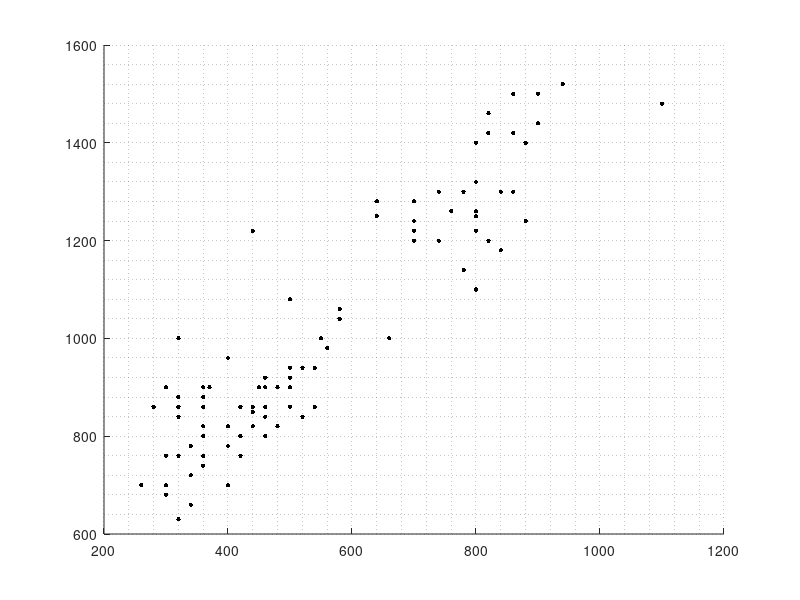

This chart was generated by the following MATLAB code: (Note: this script raises an error after producing the figure.)
%% EM

% Clasificar:
% p(clases=c | x) = ( p(x|clase=c) * P(clase=c) ) / p(x)

% Paso E:
% \gamma_c (x) = ( p(x|clase=c; \theta^{n-1}) * P(c;\theta^{n-1}) ) / p(x;\theta^{n-1})

% Paso M:
% \µ^n_c = \sum x * \gamma_c
% cov^n_c = (\sum (x-µ^n_c)*(x-µ^n_c)T * \gamma_c (x)) / sum(\gamma_c(x))
% pi_c = P(c; \theta^{n-1}) = sum(\gamma_c(x))/N


clear all
close all
%graphics_toolkit('gnuplot');
myGreen = [0 0.5 0];

a_total = load('a.txt');
o_total = load('o.txt');
u_total = load('u.txt');

%% Separo en test y train
% a
ind_perm = randperm(length(a_total));	% Entreno en cada corrida con otras muestras
a_train = a_total(ind_perm(1:35),1:2);
a_test = a_total(ind_perm(36:end),1:2);
% o
ind_perm = randperm(length(o_total));	% Entreno en cada corrida con otras muestras
o_train = o_total(ind_perm(1:35),1:2);
o_test = o_total(ind_perm(36:end),1:2);
% u
ind_perm = randperm(length(u_total));	% Entreno en cada corrida con otras muestras
u_train = u_total(ind_perm(1:35),1:2);
u_test = u_total(ind_perm(36:end),1:2);

%% Gráficos conjunto de puntos
train = [a_train;o_train;u_train];

% Hago el 'scatter' de las muestras sin clasificar
figure
hold on
plot(train(:,1), train(:,2),'k.', 'MarkerSize', 10)
grid minor
close

%% Entrenamiento:
%1) inicialización con puntos: usar 5 puntos de train con etiquetas para inicializar la media:
ma_inic = mean(a_train(1:5,:));
mo_inic = mean(o_train(1:5,:));
mu_inic = mean(u_train(1:5,:));

%2) inicialización con puntos para sigma: (igual que lda)
cova_inic = estim_sigma(a_train(1:5,:), ma_inic, 5);
covo_inic = estim_sigma(o_train(1:5,:), mo_inic, 5);
covu_inic = estim_sigma(u_train(1:5,:), mu_inic, 5);
cov_general_inic = (cova_inic + covo_inic + covu_inic)/3;

%3) inicialización con puntos para la probabilidad:
proba_inic = 1/3;
probo_inic = 1/3;
probu_inic = 1/3;

%% iteraciones:
% Medias, covarianzas y pi's de las clases
ma = ma_inic;	cova = cov_general_inic;	proba = 1/3;
mo = mo_inic;	covo = cova;	probo = 1/3;
mu = mu_inic;	covu = cova;	probu = 1/3;

% Label
real_label = [ones(length(a_train),1);2*ones(length(o_train),1);3*ones(length(u_train),1)];

likelihood(2) = -10;
likelihood(1) = -10.01;
limlike = 0.001;
n = 2;

%% Preparo el gráfico
theta = linspace(0, 2*pi, 100);
rot = [sin(theta); cos(theta)];

figure(1); hold on;
% Medias con X
plot(ma(1),ma(2), 'rx','MarkerSize',10);
plot(mo(1),mo(2),'x','color',myGreen,'MarkerSize',10);
plot(mu(1),mu(2), 'bx','MarkerSize',10);
% Puntos bien clasificados
plot(train(:,1).*(real_label==1), train(:,2).*(real_label==1), 'r.', 'MarkerSize',10);
plot(train(:,1).*(real_label==2), train(:,2).*(real_label==2), '.', 'color', myGreen, 'MarkerSize',10);
plot(train(:,1).*(real_label==3), train(:,2).*(real_label==3), 'b.', 'MarkerSize',10);
% ELIPSES
elipsea = (chol(cova)' * rot)' + ma;
elipseo = (chol(covo)' * rot)' + mo;
elipseu = (chol(covu)' * rot)' + mu;
plot(elipsea(:,1),elipsea(:,2),'r');
plot(elipseo(:,1),elipseo(:,2),'color', myGreen);
plot(elipseu(:,1),elipseu(:,2),'b');
axis tight

titles = ['Iter0'; 'Iter1'; 'Iter2'; 'Iter3'; 'Iter4'; 'Iter5'; 'Iter6'; 'Iter7'; 'Iter8'; 'Iter9'; 'Iter10'; 'Iter11'; 'Iter12'; 'Iter13'; 'Iter14'; 'Iter15'; 'Iter16'; 'Iter17'; 'Iter18'; 'Iter19'];
title(titles(1,:));

%% Iteración

bool_plot = 0;
N = length(train);

while( abs((likelihood(n-1) - likelihood(n))) > limlike && n<20)
	% %%% PASO E %%% %
	% Calculo de responsabilidades para cada muestra
	for i = 1:length(train)
		x = train(i,:);
		res(1) = mvnpdf(x, ma, cova)*proba;
		res(2) = mvnpdf(x, mo, covo)*probo;
		res(3) = mvnpdf(x, mu, covu)*probu;
		den = sum(res);

		gama(i,:) = res/den;
	end

	% %%% PASO M %%% %
	NA = sum(gama(:,1));	NO = sum(gama(:,2));	NU = sum(gama(:,3));
	% Recalculo:
	% media
	ma = sum(train.*gama(:,1))/sum(gama(:,1));
	mo = sum(train.*gama(:,2))/sum(gama(:,2));
	mu = sum(train.*gama(:,3))/sum(gama(:,3));

	% covarianza
	cova = estim_cov(train, ma, gama(:,1));
	covo = estim_cov(train, mo, gama(:,2));
	covu = estim_cov(train, mu, gama(:,3));

	% pi (probabilidad)
	proba = sum(gama(:,1))/sum(sum(gama));
	probo = NO/N;
	probu = NU/N;

	% %%% LIKELIHOOD %%% %	optimizar
	den = 0;
	for i = 1:length(train)
		x = train(i,:);
		res(1) = mvnpdf(x, ma, cova)*proba;
		res(2) = mvnpdf(x, mo, covo)*probo;
		res(3) = mvnpdf(x, mu, covu)*probu;
		den += sum(res);
	end

	%log_likelihood
	likelihood(n+1) = sum(log(den));

	if(bool_plot)
		% Gráfico
		figure(n); hold on;
		% Medias con X
		plot(mu(1),mu(2), 'bx','MarkerSize',10);
		plot(ma(1),ma(2), 'rx','MarkerSize',10);
		plot(mo(1),mo(2),'x','color',myGreen,'MarkerSize',10);
		% Puntos bien clasificados
		plot(train(:,1).*(real_label==3), train(:,2).*(real_label==3), 'b.', 'MarkerSize',10);
		plot(train(:,1).*(real_label==1), train(:,2).*(real_label==1), 'r.', 'MarkerSize',10);
		plot(train(:,1).*(real_label==2), train(:,2).*(real_label==2), '.', 'color', myGreen, 'MarkerSize',10);
		% Puntos clasificados
		scatter(train(:,1), train(:,2), 10, gama);
		% ELIPSES
		elipsea = (chol(cova)' * rot)' + ma;
		elipseo = (chol(covo)' * rot)' + mo;
		elipseu = (chol(covu)' * rot)' + mu;
		plot(elipseu(:,1),elipseu(:,2),'b');
		plot(elipsea(:,1),elipsea(:,2),'r');
		plot(elipseo(:,1),elipseo(:,2),'color', myGreen);

		axis tight
		title(titles(n,:));
	end

	n += 1;
end


%% Plots de datos tras entrenamiento
% Es el último gráfico de la iteración

%%% Plot likelihood
figure
plot(likelihood);
title('Logaritmo de la verosimilitud en función de las iteraciones');
xlabel('Iteración');
ylabel('log(likelihood)');


%% Test
test = [a_test;o_test;u_test];
test_real_label = [ones(length(a_test),1);2*ones(length(o_test),1);3*ones(length(u_test),1)];

for k=1:length(test)
		disc(k,1) = discriminante(test(k,:), ma, cova, proba);
		disc(k,2) = discriminante(test(k,:), mo, covo, probo);
		disc(k,3) = discriminante(test(k,:), mu, covu, probu);
		[a,b] = max(disc(k,:));
		test_label(k) = b;
end

% Gráfico
figure()
hold on

% Medias
plot(ma(1),ma(2), 'rx','MarkerSize',10);
plot(mo(1),mo(2),'x','color',myGreen,'MarkerSize',10);
plot(mu(1),mu(2), 'bx','MarkerSize',10);

% Puntos encontrados
plot(test(:,1).*(test_label==1)', test(:,2).*(test_label==1)', 'ro');
plot(test(:,1).*(test_label==2)', test(:,2).*(test_label==2)', 'o', 'color', myGreen);
plot(test(:,1).*(test_label==3)', test(:,2).*(test_label==3)', 'bo');

% Puntos reales
plot(test(:,1).*(test_real_label==1), test(:,2).*(test_real_label==1), 'r.');
plot(test(:,1).*(test_real_label==2), test(:,2).*(test_real_label==2), '.', 'color', myGreen);
plot(test(:,1).*(test_real_label==3), test(:,2).*(test_real_label==3), 'b.');

title('Test')


% plot puntos test, reales versus encontrados.
% Title -> error (en porciento) comparando test_labelreal con test_label
